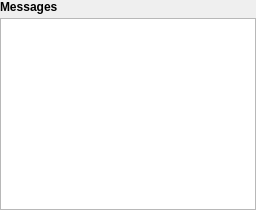
<?xml version='1.0' encoding='UTF-8'?>
<ui version="4.0">
 <class>MessagesPanel</class>
 <widget class="QWidget" name="MessagesPanel">
  <layout class="QVBoxLayout" name="outer">
   <property name="leftMargin"><number>0</number></property>
   <property name="topMargin"><number>0</number></property>
   <property name="rightMargin"><number>0</number></property>
   <property name="bottomMargin"><number>0</number></property>
   <property name="spacing"><number>4</number></property>
   <item>
    <widget class="QLabel" name="heading">
     <property name="text"><string>Messages</string></property>
     <property name="font">
      <font><bold>true</bold></font>
     </property>
    </widget>
   </item>
   <item>
    <widget class="QListWidget" name="list">
     <property name="frameShape"><enum>QFrame::StyledPanel</enum></property>
     <property name="wordWrap"><bool>true</bool></property>
     <property name="selectionMode"><enum>QAbstractItemView::NoSelection</enum></property>
    </widget>
   </item>
  </layout>
 </widget>
</ui>
